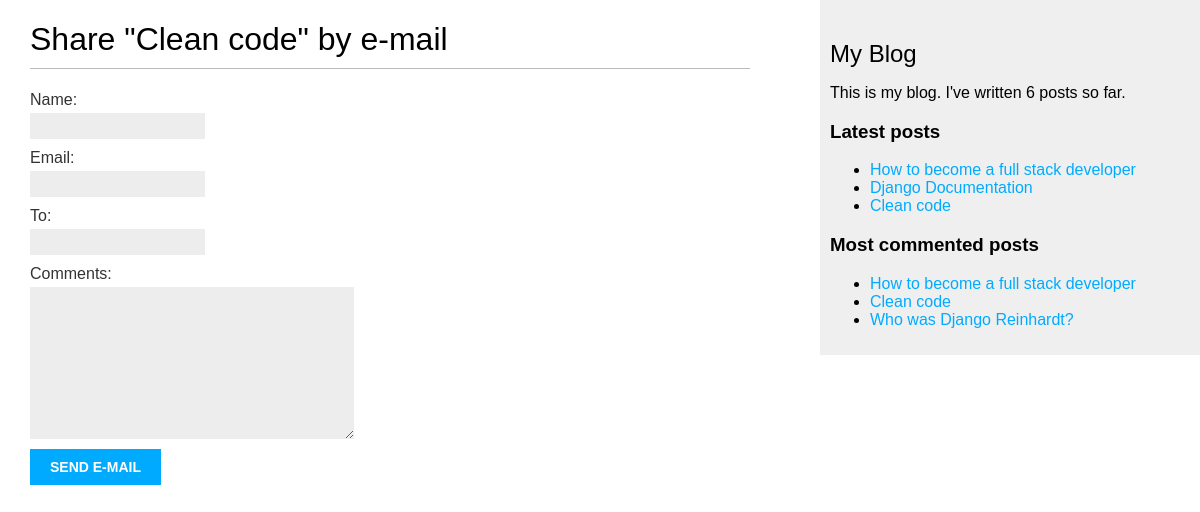
Before: /blog/6/share/ with the older database file.
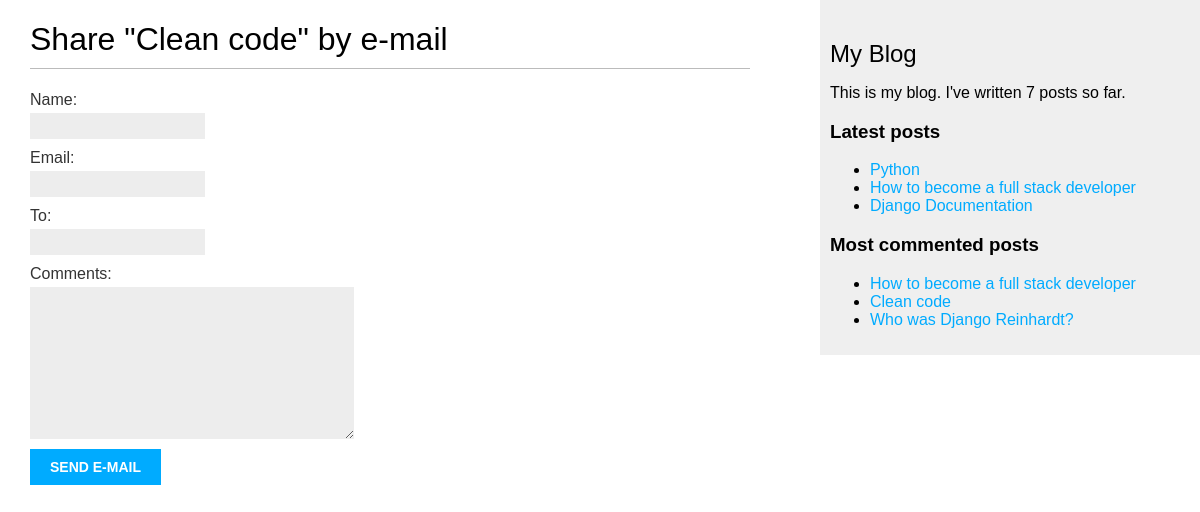
After: the same page with the newer database file.
### blog/models.py (models this page shows, shortened)
class Post(models.Model):
    STATUS_CHOICES = (
    ('draft', 'Draft'),
    ('published', 'Published'),
    )
    title = models.CharField(max_length=250)
    slug = models.SlugField(max_length=250,unique_for_date='publish')
    author = models.ForeignKey(User,on_delete=models.CASCADE,related_name='blog_posts')
    body = models.TextField()
    publish = models.DateTimeField(default=timezone.now)
    created = models.DateTimeField(auto_now_add=True)
    updated = models.DateTimeField(auto_now=True)
    status = models.CharField(max_length=10,choices=STATUS_CHOICES,default='draft')
    objects = models.Manager()
    published = PublishedManager()
    tags = TaggableManager()
    class Meta:
        ordering = ('-publish',)
    def get_absolute_url(self):
        return reverse('blog:post_detail',
                        args=[self.publish.year,
                        self.publish.month,
                        self.publish.day, self.slug])

### blog/views.py (the view)
# urls.py: path('<int:post_id>/share/', views.post_share, name='post_share'),
def post_share(request, post_id):
    post = get_object_or_404(Post, id = post_id, status = 'published')
    sent = False
    if request.method == "POST":
        form = EmailPostForm(request.POST)
        if form.is_valid():
            cd = form.cleaned_data
            post_url = request.build_absolute_uri(post.get_absolute_url())
            subject = f"{cd['name']} recommends you read {post.title}"
            message = f"read {post.title} at {post_url} \n\n {cd['name']}\'s comments: {cd['comments']}"
            send_mail(subject,message,"mailfrombackend@gmail.com",[cd['to']])
            sent = True
    else:
        form = EmailPostForm()
    return render(request,"blog/post/share.html",{"post":post,"form":form,'sent':sent})

### blog/forms.py
class EmailPostForm(forms.Form):
    name = forms.CharField(max_length=25)
    email = forms.EmailField()
    to = forms.EmailField()
    comments = forms.CharField(required = False,widget=forms.Textarea)

### blog/models.py (called while the page is built)
    def get_queryset(self):
        return super().get_queryset().filter(status="published")

### blog/templatetags/blog_tags.py (called while the page is built)
@register.simple_tag(name='total_posts')
def total_posts():
    return Post.published.count()

@register.inclusion_tag('blog/post/latest_posts.html')
def show_latest_posts(count=5):
    latest_posts = Post.published.order_by('-publish')[:count]
    return {'latest_posts':latest_posts}

@register.simple_tag
def get_most_commented_posts(count=5):
    return Post.published.annotate(total_comments=Count('comments')).order_by('-total_comments')[:count]

### blog/templates/blog/post/share.html (shortened to what this page needs)
{% extends "blog/base.html" %}
{% block content %}
    {% if sent %}
        <h1>E-mail successfully sent</h1>
            <p>
                "{{ post.title }}" was successfully sent to {{ form.cleaned_data.to }}.
            </p>
    {% else %}
        <h1>Share "{{ post.title }}" by e-mail</h1>
        <form method="post">
            {{ form.as_p }}
            <input type="submit" value="Send e-mail">
        </form>
    {% endif %}
{% endblock %}

### blog/templates/blog/base.html (shortened to what this page needs)
{% load blog_tags %}
{% load static %}
<!DOCTYPE html>
<html lang="en">
<head>
    <link rel="stylesheet" href='{% static "css/blog.css" %}'>
</head>
<body>
    <div id ="content">
        {% block content %}
        {% endblock %}
    </div>
    <div id ="sidebar">
        <h2>My Blog</h2>
        <p>This is my blog. I've written {% total_posts %} posts so far.</p>
        <h3>Latest posts</h3>
        {% show_latest_posts 3 %}
        <h3>Most commented posts</h3>
        {% get_most_commented_posts 3 as most_commented_posts %}
            <ul>
                {% for post in most_commented_posts %}
                    <li>
                        <a href="{{ post.get_absolute_url }}">{{ post.title }}</a>
                    </li>
                {% endfor %}
            </ul>
    </div>
</body>
</html>

### blog/templates/blog/post/latest_posts.html
<ul>
    {% for post in latest_posts %}
        <li>
            <a href="{{ post.get_absolute_url }}">{{ post.title }}</a>
        </li>
    {% endfor %}
</ul>

Changed rows visible on the page:
no longer on one of the page's lists (row unchanged): Post: title "Clean code"
added Post: title "Python", shown under "Latest posts"
Other visible differences:
text no longer shown: "6"
text now shown: "7"
